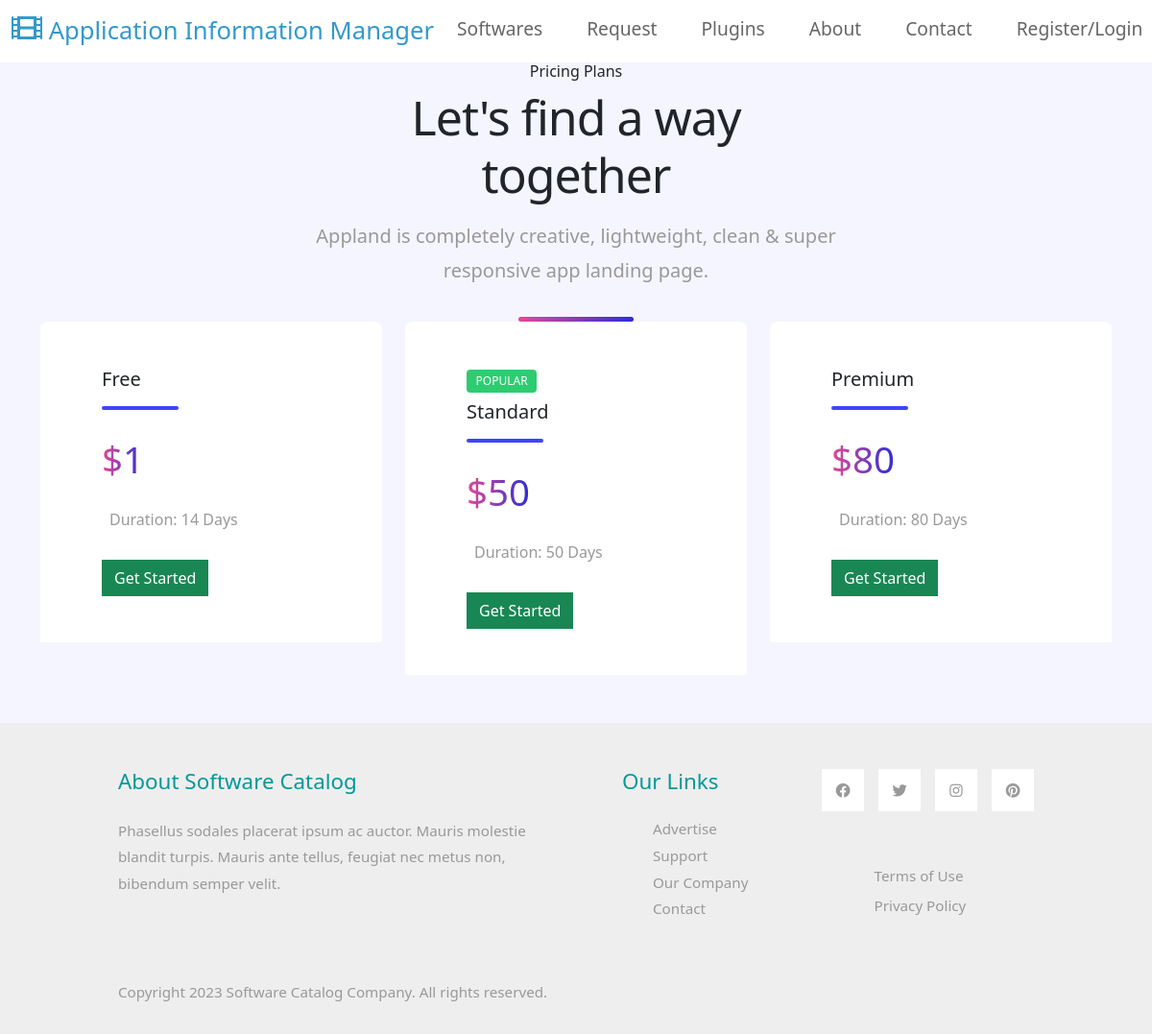
/catalog/subscription/1/, run on the app's committed database.
### catalapp/models.py (models this page shows, shortened)
class Subscription(models.Model):
    name = models.CharField(max_length=255)
    price = models.PositiveIntegerField()
    duration = models.CharField(max_length=50)
    stripe_product_id = models.CharField(max_length=255,default="prod_O9kr4qTmAQ036l")
    is_popular=models.BooleanField(default=False)

### catalapp/views.py (the view)
# urls.py: path('subscription/<int:software_id>/', views.subscription_view, name='subscription'),#done
def subscription_view(request,software_id):
    subscriptions = Subscription.objects.all()
    soft_id= Software.objects.get(id=software_id)
    context = {
        'subscriptions': subscriptions,
        "software":soft_id
    }
    return render(request, 'subscription.html', context)

### catalapp/templates/subscription.html (shortened to what this page needs)
{% extends 'base.html' %}
{% block content %}
<link rel="stylesheet" href="https://cdn.lineicons.com/3.0/lineicons.css">
<section class="price_plan_area section_padding_130_80" id="pricing">
    <div class="container">
        <div class="row justify-content-center">
            <div class="col-12 col-sm-8 col-lg-6">
                <div class="section-heading text-center wow fadeInUp" data-wow-delay="0.2s"
                    style="visibility: visible; animation-delay: 0.2s; animation-name: fadeInUp;">
                    <h6>Pricing Plans</h6>
                    <h3>Let's find a way together</h3>
                    <p>Appland is completely creative, lightweight, clean &amp; super responsive app landing page.</p>
                    <div class="line"></div>
                </div>
            </div>
        </div>
        <div class="row justify-content-center">
            {% for subscription in subscriptions %}
            <div class="col-12 col-sm-8 col-md-6 col-lg-4">
                <div class="single_price_plan wow fadeInUp" data-wow-delay="0.2s"
                    style="visibility: visible; animation-delay: 0.2s; animation-name: fadeInUp;">
                    <div class="title">
                        {% if subscription.is_popular %}
                        <span>Popular</span>
                        {% endif %}
                        <h3>{{ subscription.name }}</h3>
                        <div class="line"></div>
                    </div>
                    <div class="price">
                        <h4>${{ subscription.price }}</h4>
                    </div>
                    <div class="description">
                        <p>Duration: {{ subscription.duration }}</p>
                    </div>
                    <div class="button">
                        <a class="btn btn-success btn-2"
                            href="{% url 'catalapp:redirect_to_payment' software_id=software.pk subscription=subscription.name price=subscription.price %}">Get
                            Started</a>
                    </div>
                </div>
            </div>
            {% endfor %}
        </div>
    </div>
</section>
{% endblock %}

### catalapp/static/catalapp/css/templatemo-style.css (style rules this page uses)
p { line-height: 1.8; }
a { text-decoration: none; transition: all 0.3s ease; }
.btn { border-radius: 0; }
p, .tm-text-gray { color: #999; }

### catalapp/templates/subscription.html (style rules this page uses)
.price_plan_area { position: relative; z-index: 1; background-color: #f5f5ff; }
.single_price_plan { position: relative; z-index: 1; border-radius: 0.5rem 0.5rem 0 0; -webkit-transition-duration: 500ms; transition-duration: 500ms; margin-bottom: 50px; background-color: #ffffff; padding: 3rem 4rem; }
.single_price_plan::after { position: absolute; content: ""; background-image: url("https://bootdey.com/img/half-circle-pricing.png"); background-repeat: repeat; width: 100%; height: 17px; bottom: -17px; z-index: 1; left: 0; }
.single_price_plan .title { text-transform: capitalize; -webkit-transition-duration: 500ms; transition-duration: 500ms; margin-bottom: 2rem; }
.single_price_plan .title span { color: #ffffff; padding: 0.2rem 0.6rem; font-size: 12px; text-transform: uppercase; background-color: #2ecc71; display: inline-block; margin-bottom: 0.5rem; border-radius: 0.25rem; }
.single_price_plan .title h3 { font-size: 1.25rem; }
.single_price_plan .title .line { width: 80px; height: 4px; border-radius: 10px; background-color: #3f43fd; }
.single_price_plan .price { margin-bottom: 1.5rem; }
.single_price_plan .price h4 { position: relative; z-index: 1; font-size: 2.4rem; line-height: 1; margin-bottom: 0; color: #3f43fd; display: inline-block; -webkit-background-clip: text; -webkit-text-fill-color: transparent; background-color: transparent; background-image: -webkit-gradient(linear, left top, right top, from(#e24997), to(#2d2ed4)); background-image: linear-gradient(90deg, #e24997, #2d2ed4); }
.single_price_plan .description { position: relative; margin-bottom: 1.5rem; }
.single_price_plan .description p { line-height: 16px; margin: 0; padding: 10px 0; display: -webkit-box; display: -ms-flexbox; display: flex; -webkit-box-align: center; -ms-flex-align: center; -ms-grid-row-align: center; align-items: center; }
.section-heading h3 { margin-bottom: 1rem; font-size: 3.125rem; letter-spacing: -1px; }
.section-heading p { margin-bottom: 0; font-size: 1.25rem; }
.section-heading .line { width: 120px; height: 5px; margin: 30px auto 0; border-radius: 6px; background: #2d2ed4; background: -webkit-gradient(linear, left top, right top, from(#e24997), to(#2d2ed4)); background: linear-gradient(to right, #e24997, #2d2ed4); }

### data on the page
Subscription: name "Free", price "1", duration "14 Days"
Subscription: is_popular "POPULAR", name "Standard", price "50", duration "50 Days"
Subscription: name "Premium", price "80", duration "80 Days"
